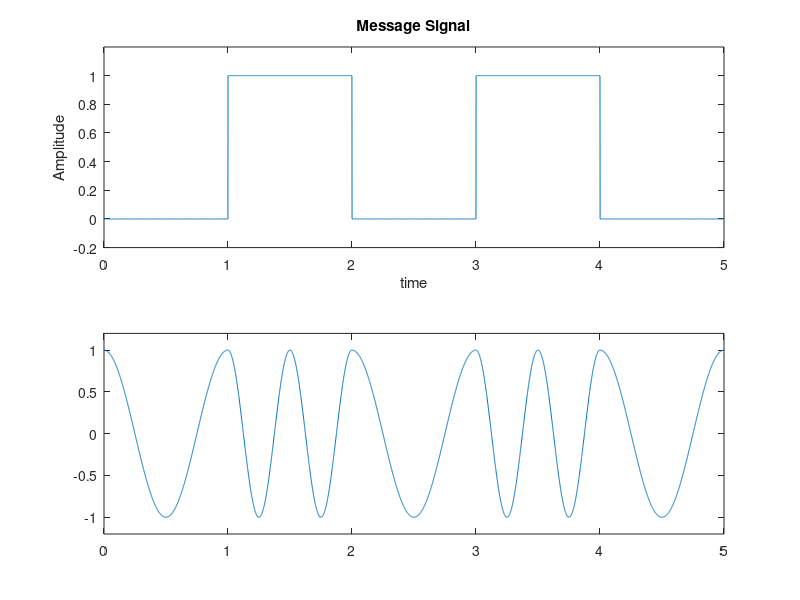

MATLAB code to generate this figure:
clear all;
close all;
clc;

Tb = 1;
f1 = 1000/Tb;
f2 = 2*f1 + 1/Tb;
phi = pi/4; % delay tranmission
N=5000;
Bits = 5;

u1 = @(t) cos(2*pi*f1*t);
u2 = @(t) cos(2*pi*f2*t);
v1 = @(t) sin(2*pi*f1*t);
v2 = @(t) sin(2*pi*f2*t);

t = linspace(0, Bits, N);

message = linspace(0, 1, N);

last_bit = 1;
for b=1:1:Bits
    len = N / Bits;
    offset = ((b - 1) * len) + 1;
    last_bit = ~last_bit;
    fprintf("%d %d %d\n", b, offset, length(message));
    for i=offset:1:min((len+offset), N)
        message(i) = last_bit;
    end
end

subplot(2,1,1);
plot(t, message);
ylim([-0.2, 1.2]);
title("Message Signal");
xlabel("time");
ylabel("Amplitude");

modulated_signal = linspace(0, 1, N);

for i=1:1:length(message)
    time = i/1000;
    if message(i)==1
        fprintf("(on) t=%f\n", time);
        modulated_signal(i) = u2(time*2);
    else
        fprintf("(off) t=%f\n", time);
        modulated_signal(i) = u2(time);
    end
end

subplot(2,1,2);
plot(t, modulated_signal);
ylim([-1.2, 1.2]);


